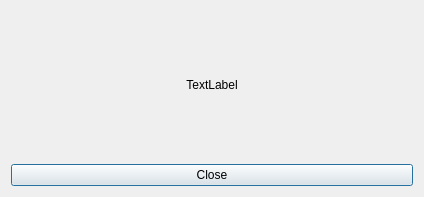
<?xml version="1.0" encoding="UTF-8"?>
<ui version="4.0">
 <class>Dialog</class>
 <widget class="QDialog" name="Dialog">
  <property name="geometry">
   <rect>
    <x>0</x>
    <y>0</y>
    <width>424</width>
    <height>197</height>
   </rect>
  </property>
  <property name="windowTitle">
   <string>Dialog</string>
  </property>
  <layout class="QVBoxLayout" name="verticalLayout">
   <item>
    <widget class="QLabel" name="label">
     <property name="text">
      <string>TextLabel</string>
     </property>
     <property name="alignment">
      <set>Qt::AlignCenter</set>
     </property>
    </widget>
   </item>
   <item>
    <widget class="QPushButton" name="pushButton">
     <property name="text">
      <string>Close</string>
     </property>
    </widget>
   </item>
  </layout>
 </widget>
 <resources/>
 <connections/>
</ui>
